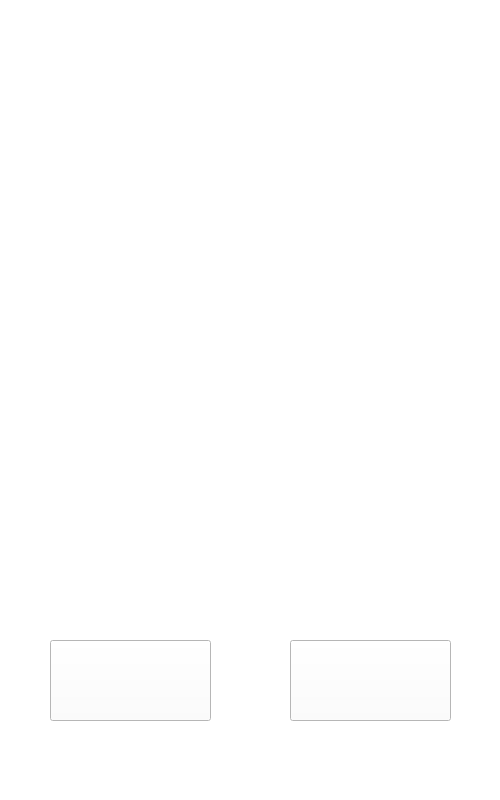
<?xml version="1.0" encoding="UTF-8"?>
<ui version="4.0">
 <class>MainWindow</class>
 <widget class="QMainWindow" name="MainWindow">
  <property name="geometry">
   <rect>
    <x>0</x>
    <y>0</y>
    <width>500</width>
    <height>800</height>
   </rect>
  </property>
  <property name="windowTitle">
   <string notr="true">Celebrity-GAME</string>
  </property>
  <property name="windowIcon">
   <iconset theme="mainicon">
    <normaloff>icon.png</normaloff>
    <normalon>icon.png</normalon>icon.png</iconset>
  </property>
  <widget class="QWidget" name="centralwidget">
   <property name="styleSheet">
    <string notr="true">background-color: rgb(255, 255, 255);</string>
   </property>
   <widget class="QPushButton" name="pushButton">
    <property name="geometry">
     <rect>
      <x>50</x>
      <y>640</y>
      <width>161</width>
      <height>81</height>
     </rect>
    </property>
    <property name="styleSheet">
     <string notr="true">border-image: url(:/newPrefix/Start.png);</string>
    </property>
    <property name="text">
     <string/>
    </property>
   </widget>
   <widget class="QPushButton" name="pushButton_3">
    <property name="geometry">
     <rect>
      <x>290</x>
      <y>640</y>
      <width>161</width>
      <height>81</height>
     </rect>
    </property>
    <property name="styleSheet">
     <string notr="true">border-image: url(:/newPrefix/exit.png);</string>
    </property>
    <property name="text">
     <string/>
    </property>
   </widget>
   <widget class="QLabel" name="label">
    <property name="geometry">
     <rect>
      <x>20</x>
      <y>160</y>
      <width>461</width>
      <height>161</height>
     </rect>
    </property>
    <property name="styleSheet">
     <string notr="true">border-image: url(:/newPrefix/title.png);</string>
    </property>
    <property name="text">
     <string/>
    </property>
   </widget>
   <widget class="QLabel" name="label_2">
    <property name="geometry">
     <rect>
      <x>90</x>
      <y>360</y>
      <width>311</width>
      <height>231</height>
     </rect>
    </property>
    <property name="styleSheet">
     <string notr="true">border-image: url(:/newPrefix/title2.png);</string>
    </property>
    <property name="text">
     <string/>
    </property>
   </widget>
  </widget>
 </widget>
 <resources>
  <include location="resource/titleimage.qrc"/>
 </resources>
 <connections/>
</ui>
